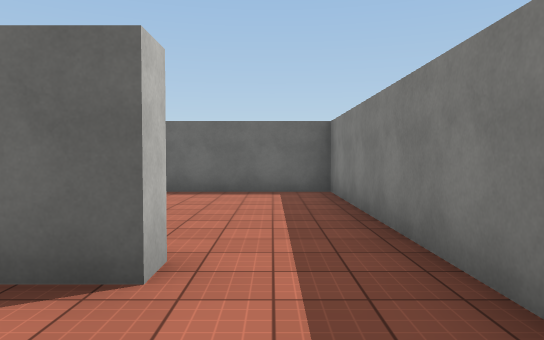
view 1 (above)

24 first-person views from a walk through a scene from a Unity 3-D project. The camera is 1.5 m above the floor, tilts 2° down and sees 70° across. The floor is counted in squares, 2 m on a side. Each view is taken from the middle of a square. On the plan, view 1 faces up. The plan holds only what a view shows up to about 12 squares ahead; the rest is blank. The place goes on beyond the plan. Some animated figures are left out. Surface patterns are stand-ins for the level's own textures.

view 2
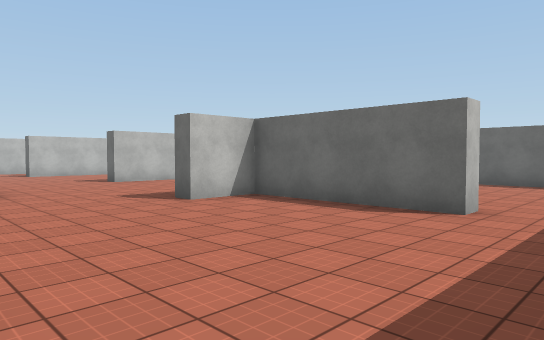

view 3
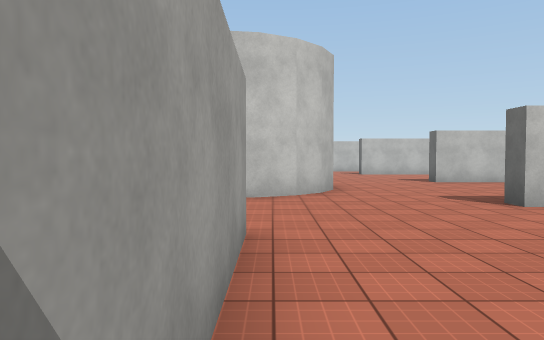

view 4
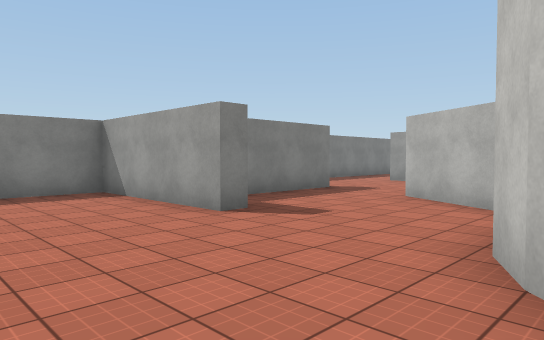

view 5
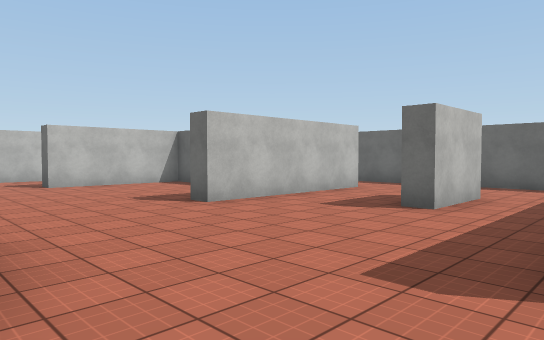

view 6
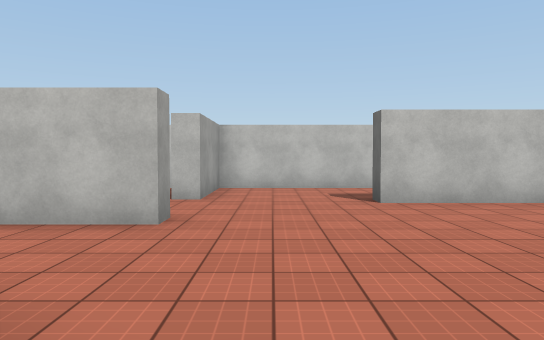

view 7
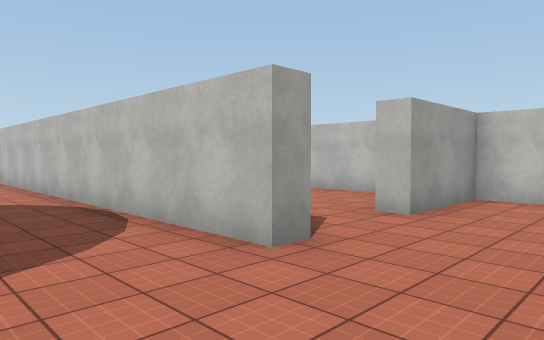

view 8
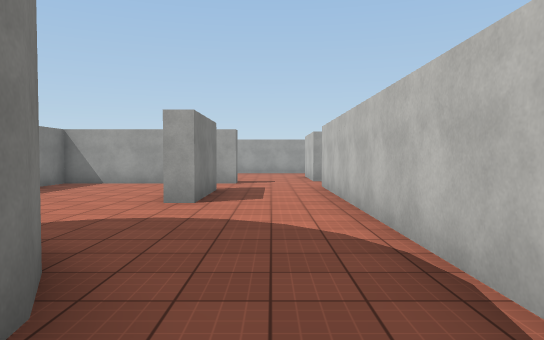

view 9
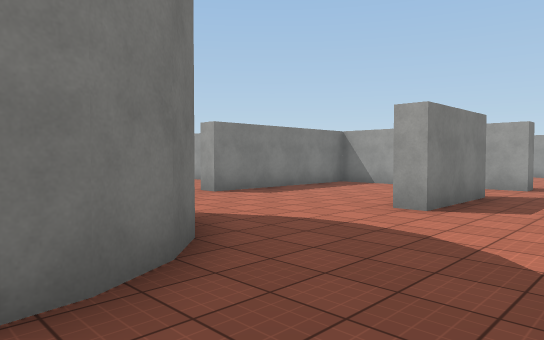

view 10
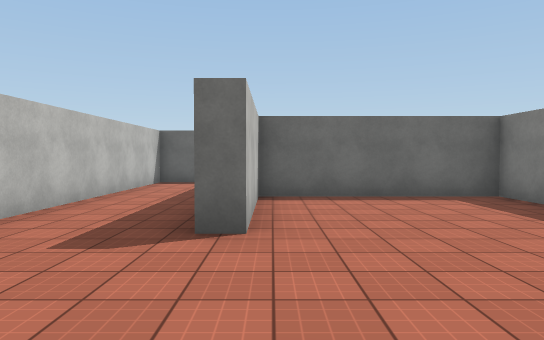

view 11
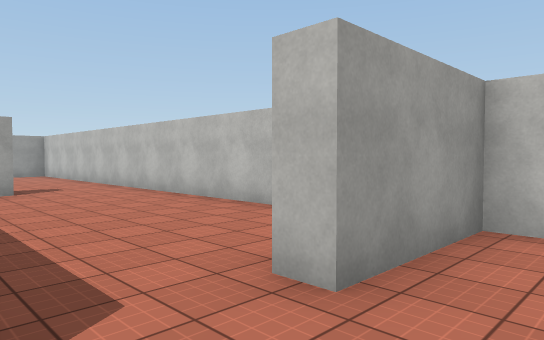

view 12
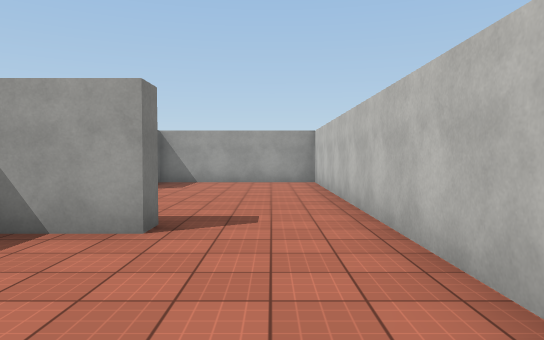

view 13
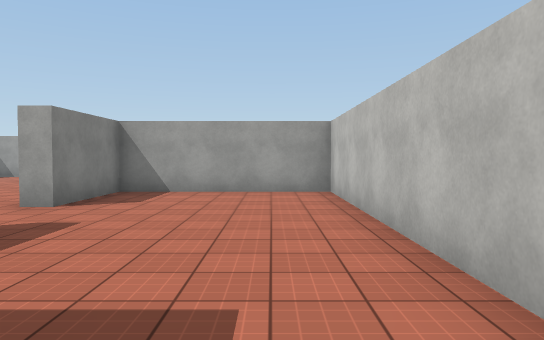

view 14
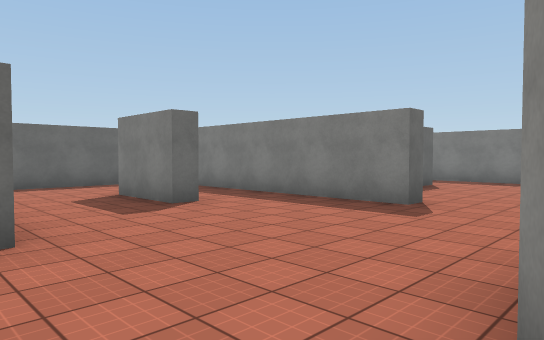

view 15
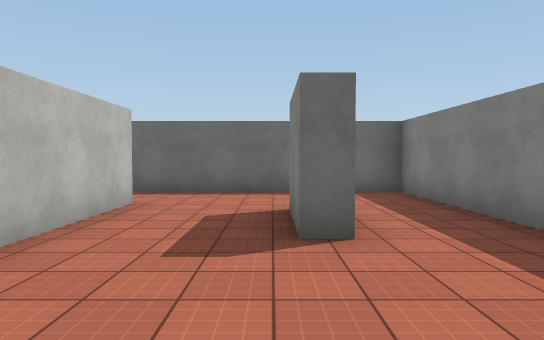

view 16
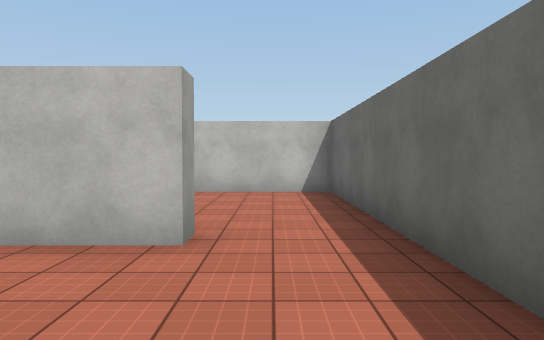

view 17
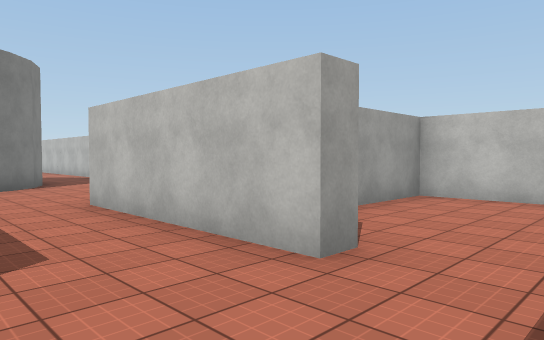

view 18
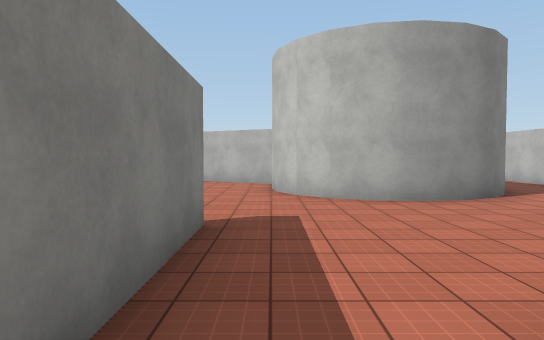

view 19
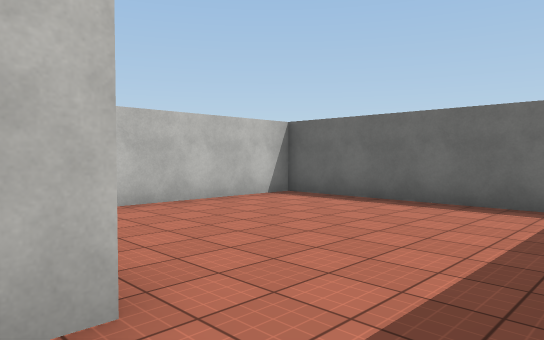

view 20
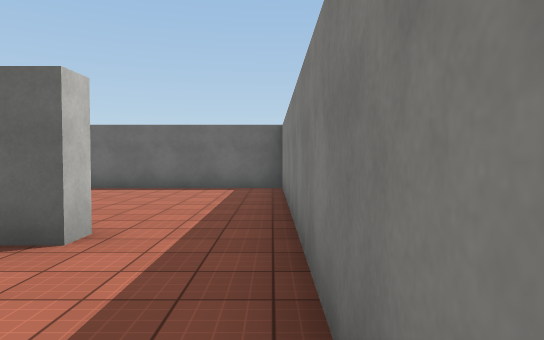

view 21
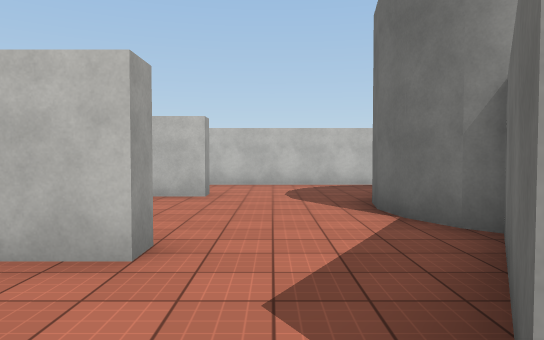

view 22
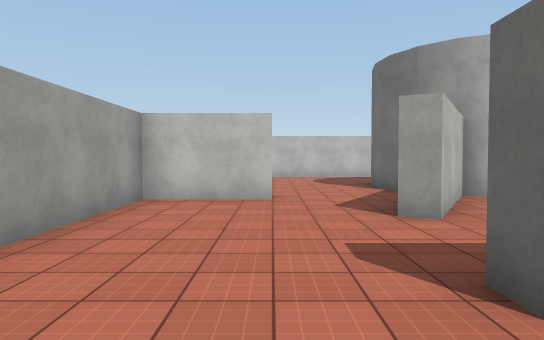

view 23
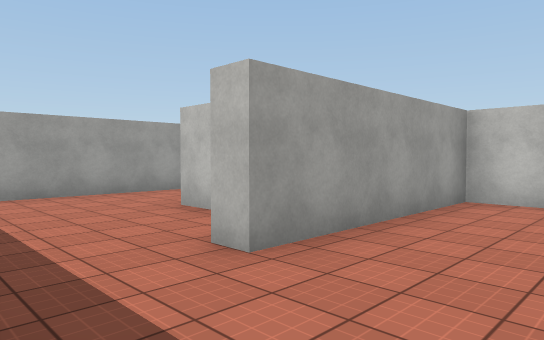

view 24
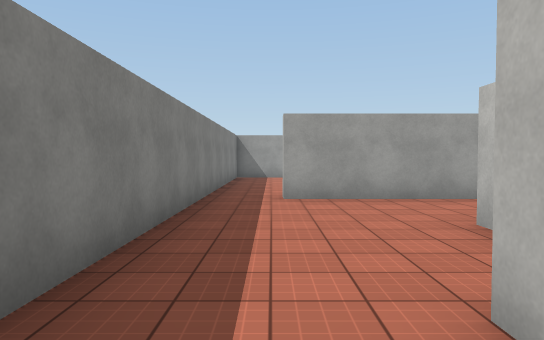

### Floor plan
Ten units are one square. View 1 is at (0, 0); x grows to the right and y downward. Boxes are objects, and circles mark ways between rooms. Rooms are numbered by the first view taken in them; rooms with no view inside come last. Other rooms are left out.
<svg viewBox="-188 -88 206 268">
<path fill="none" stroke="#000" d="M-28 37 -28 32 13 32 13 -25M-7 -23 -47 -23 -47 -8 -52 -8M-13 65 -13 50M-70 20 -65 25 -61 32 -60 40M-62 49 -64 54 -36 70M-109 32 -105 25 -100 20 -93 16 -85 15 -77 16 -70 20M-138 22 -133 22 -133 114M-99 61 -105 55 -109 48 -110 43M-108 -30 -108 -43 -152 -43 -152 -8 -158 -8M-52 -8 -52 -54M-51 67 -68 57 -70 60 -77 64 -85 65 -93 64M-102 -63 -102 -18 -108 -18M-72 -56 -72 -35 -77 -35 -77 -55M-108 117 -108 93 -102 93 -102 102M-95 138 -63 138 -63 90 -58 90M-171 -83 -183 -83 -183 22 -158 22M-158 102 -158 97 -143 97M-183 34 -183 172 -138 172 -138 147M-158 22 -158 27M-52 -54 -52 -83 -104 -83M-23 134 -23 142M-8 77 -13 77 -13 65M-36 70 -38 74 -51 67M-58 90 -58 112 -10 112 -10 117M-25 168 -1 168M13 175 13 118M-7 -29 -7 -23M13 -25 13 -83 -47 -83 -47 -44M-109 -63 -102 -63M-104 -83 -152 -83 -152 -48 -130 -48"/>
<circle cx="-60" cy="5" r="3" fill="#2a7"/>
<circle cx="-25" cy="60" r="3" fill="#2a7"/>
<circle cx="5" cy="-20" r="3" fill="#2a7"/>
<circle cx="-150" cy="30" r="3" fill="#2a7"/>
<circle cx="-65" cy="-45" r="3" fill="#2a7"/>
<circle cx="-95" cy="-45" r="3" fill="#2a7"/>
<circle cx="-60" cy="80" r="3" fill="#2a7"/>
<circle cx="-110" cy="-75" r="3" fill="#2a7"/>
<text x="-20" y="20">1</text>
<text x="-110" y="20">2</text>
<text x="-160" y="100">3</text>
<text x="-80" y="-70">4</text>
<text x="-10" y="110">5</text>
<text x="-20" y="-60">6</text>
<text x="-130" y="-70">7</text>
</svg>
Room 1 opens to room 2. Room 1 opens to room 5. Room 1 opens to room 6. Room 2 opens to room 3. Room 2 opens to room 4. Room 2 opens to room 5. Room 4 opens to room 7.

Where each view was taken, in squares from view 1:
view 1: 0 up, 0 right, facing up
view 2: 3 down, 1 right, facing up-left
view 3: 3 down, 1 right, facing left
view 4: 0 up, 7 left, facing down-right
view 5: 2 down, 5 left, facing up-left
view 6: 1 down, 9 left, facing left
view 7: 0 up, 11 left, facing down-left
view 8: 3 down, 12 left, facing down
view 9: 4 down, 13 left, facing down-right
view 10: 3 down, 15 left, facing up
view 11: 1 down, 14 left, facing down-left
view 12: 6 down, 17 left, facing down
view 13: 9 down, 17 left, facing down
view 14: 2 down, 11 left, facing up-right
view 15: 0 up, 8 left, facing up
view 16: 7 up, 7 left, facing left
view 17: 8 up, 8 left, facing down-left
view 18: 5 up, 6 left, facing down
view 19: 2 up, 1 right, facing up-left
view 20: 1 down, 1 right, facing up
view 21: 8 down, 3 left, facing left
view 22: 9 down, 1 right, facing left
view 23: 9 down, 1 right, facing down-left
view 24: 10 down, 0 right, facing down
